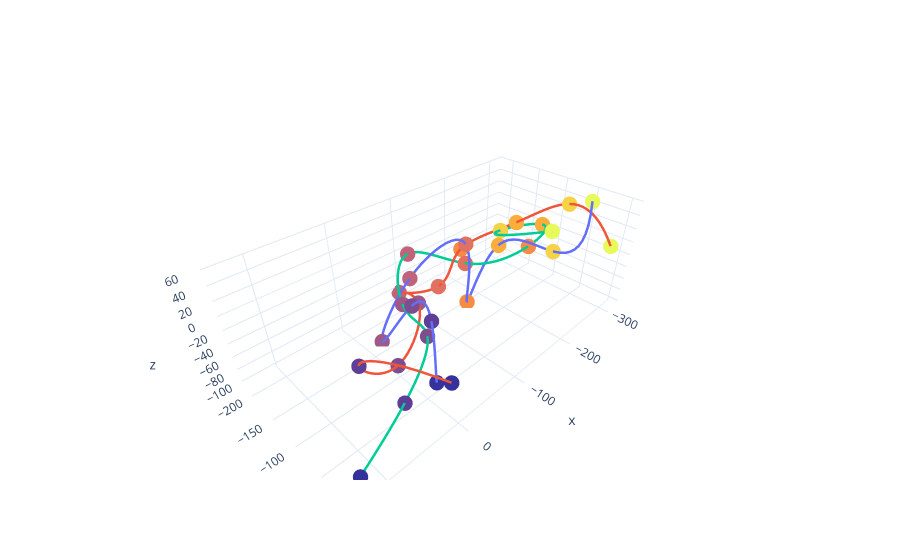

Here is the notebook cell this chart was saved with:
### Markdown cell above
We can visualize the aligned traces by their index in the pair matrix.

### Code cell
fig = tr.plot_aligned_traces(traces, [25,109,175])
